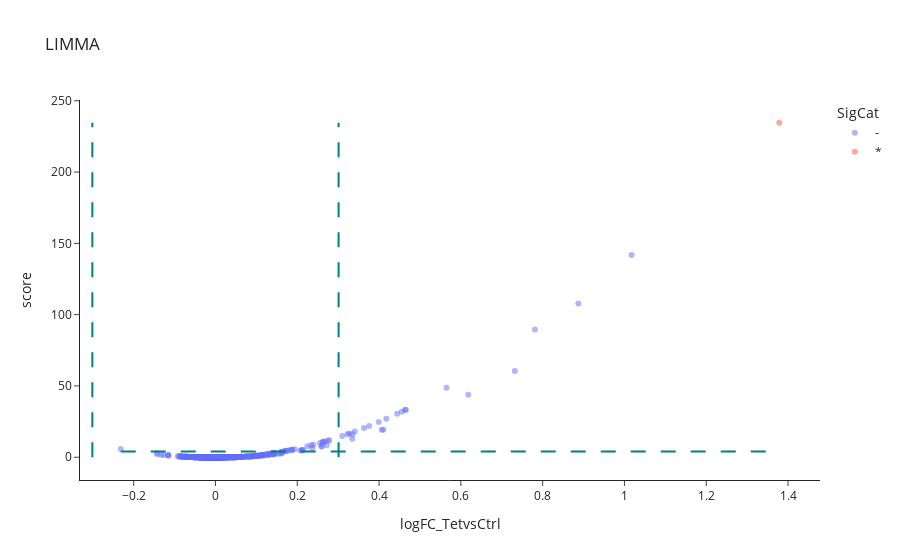

This figure's notebook cell:
### Code cell
import plotly.io as pio

fig = vis.ivolcano(df=pg,
            log_fc_colname='logFC_TetvsCtrl',
            p_colname='adj.P.Val_TetvsCtrl',
            log_fc_thresh=np.log10(2),
            p_thresh=10e-5,
            annotate_colname='annotProtName',
            #annotate='highlight',
            highlight=pg[pg['Protein IDs'].str.contains('Tb927.11.3290')].index,
            title= 'LIMMA',
            #ax=ax
            ret_fig=True
            )

# having the figure update you can change the figure layout any time after plotting
fig.update_layout(pio.templates['simple_white']['layout'])

### Figure 1 — Plotly figure (JSON) as saved in the notebook; plotly's stock layout.template omitted (floating-point values rounded to 4 significant figures; data arrays with more than 128 entries replaced by an {"elided": "..."} marker saying what was removed)
{"data": [{"hovertemplate": "<b>%{hovertext}</b><br><br>SigCat=-<br>logFC_TetvsCtrl=%{x}<br>score=%{y}<extra></extra>", "hovertext": {"elided": "834 str values"}, "legendgroup": "-", "marker": {"color": "#636efa", "opacity": 0.5, "symbol": "circle"}, "mode": "markers", "name": "-", "orientation": "v", "showlegend": true, "x": {"elided": "834 float values"}, "xaxis": "x", "y": {"elided": "834 float values"}, "yaxis": "y", "type": "scatter"}, {"hovertemplate": "<b>%{hovertext}</b><br><br>SigCat=*<br>logFC_TetvsCtrl=%{x}<br>score=%{y}<extra></extra>", "hovertext": ["Tb927.11.3290"], "legendgroup": "*", "marker": {"color": "#EF553B", "opacity": 0.5, "symbol": "circle"}, "mode": "markers", "name": "*", "orientation": "v", "showlegend": true, "x": [1.379], "xaxis": "x", "y": [234.6], "yaxis": "y", "type": "scatter"}, {"line": {"color": "teal", "dash": "longdash"}, "mode": "lines", "showlegend": false, "x": [-0.2316, 1.379], "y": [4.0, 4.0], "type": "scatter"}, {"line": {"color": "teal", "dash": "longdash"}, "mode": "lines", "showlegend": false, "x": [-0.301, -0.301], "y": [0, 234.6], "type": "scatter"}, {"line": {"color": "teal", "dash": "longdash"}, "mode": "lines", "showlegend": false, "x": [0.301, 0.301], "y": [0, 234.6], "type": "scatter"}], "layout": {"xaxis": {"anchor": "y", "domain": [0.0, 1.0], "title": {"text": "logFC_TetvsCtrl", "standoff": 15}, "showgrid": false, "zeroline": false, "gridcolor": "rgb(232,232,232)", "linecolor": "rgb(36,36,36)", "showline": true, "ticks": "outside", "zerolinecolor": "rgb(36,36,36)", "automargin": true}, "yaxis": {"anchor": "x", "domain": [0.0, 1.0], "title": {"text": "score", "standoff": 15}, "showgrid": false, "zeroline": false, "gridcolor": "rgb(232,232,232)", "linecolor": "rgb(36,36,36)", "showline": true, "ticks": "outside", "zerolinecolor": "rgb(36,36,36)", "automargin": true}, "legend": {"title": {"text": "SigCat"}, "tracegroupgap": 0}, "title": {"text": "LIMMA", "x": 0.05}, "showlegend": true, "font": {"color": "rgb(36,36,36)"}, "hoverlabel": {"align": "left"}, "polar": {"angularaxis": {"gridcolor": "rgb(232,232,232)", "linecolor": "rgb(36,36,36)", "showgrid": false, "showline": true, "ticks": "outside"}, "radialaxis": {"gridcolor": "rgb(232,232,232)", "linecolor": "rgb(36,36,36)", "showgrid": false, "showline": true, "ticks": "outside"}, "bgcolor": "white"}, "ternary": {"aaxis": {"gridcolor": "rgb(232,232,232)", "linecolor": "rgb(36,36,36)", "showgrid": false, "showline": true, "ticks": "outside"}, "baxis": {"gridcolor": "rgb(232,232,232)", "linecolor": "rgb(36,36,36)", "showgrid": false, "showline": true, "ticks": "outside"}, "caxis": {"gridcolor": "rgb(232,232,232)", "linecolor": "rgb(36,36,36)", "showgrid": false, "showline": true, "ticks": "outside"}, "bgcolor": "white"}, "coloraxis": {"colorbar": {"outlinewidth": 1, "tickcolor": "rgb(36,36,36)", "ticks": "outside"}}, "colorscale": {"sequential": [[0.0, "#440154"], [0.1111, "#482878"], [0.2222, "#3e4989"], [0.3333, "#31688e"], [0.4444, "#26828e"], [0.5556, "#1f9e89"], [0.6667, "#35b779"], [0.7778, "#6ece58"], [0.8889, "#b5de2b"], [1.0, "#fde725"]], "sequentialminus": [[0.0, "#440154"], [0.1111, "#482878"], [0.2222, "#3e4989"], [0.3333, "#31688e"], [0.4444, "#26828e"], [0.5556, "#1f9e89"], [0.6667, "#35b779"], [0.7778, "#6ece58"], [0.8889, "#b5de2b"], [1.0, "#fde725"]], "diverging": [[0.0, "rgb(103,0,31)"], [0.1, "rgb(178,24,43)"], [0.2, "rgb(214,96,77)"], [0.3, "rgb(244,165,130)"], [0.4, "rgb(253,219,199)"], [0.5, "rgb(247,247,247)"], [0.6, "rgb(209,229,240)"], [0.7, "rgb(146,197,222)"], [0.8, "rgb(67,147,195)"], [0.9, "rgb(33,102,172)"], [1.0, "rgb(5,48,97)"]]}, "scene": {"xaxis": {"backgroundcolor": "white", "gridcolor": "rgb(232,232,232)", "linecolor": "rgb(36,36,36)", "showbackground": true, "showgrid": false, "showline": true, "ticks": "outside", "zerolinecolor": "rgb(36,36,36)", "gridwidth": 2, "zeroline": false}, "yaxis": {"backgroundcolor": "white", "gridcolor": "rgb(232,232,232)", "linecolor": "rgb(36,36,36)", "showbackground": true, "showgrid": false, "showline": true, "ticks": "outside", "zerolinecolor": "rgb(36,36,36)", "gridwidth": 2, "zeroline": false}, "zaxis": {"backgroundcolor": "white", "gridcolor": "rgb(232,232,232)", "linecolor": "rgb(36,36,36)", "showbackground": true, "showgrid": false, "showline": true, "ticks": "outside", "zerolinecolor": "rgb(36,36,36)", "gridwidth": 2, "zeroline": false}}, "shapedefaults": {"line": {"width": 0}, "fillcolor": "black", "opacity": 0.3}, "annotationdefaults": {"arrowhead": 0, "arrowwidth": 1}, "geo": {"bgcolor": "white", "landcolor": "white", "subunitcolor": "white", "showland": true, "showlakes": true, "lakecolor": "white"}, "mapbox": {"style": "light"}, "autotypenumbers": "strict", "colorway": ["#1F77B4", "#FF7F0E", "#2CA02C", "#D62728", "#9467BD", "#8C564B", "#E377C2", "#7F7F7F", "#BCBD22", "#17BECF"], "hovermode": "closest", "paper_bgcolor": "white", "plot_bgcolor": "white"}}
